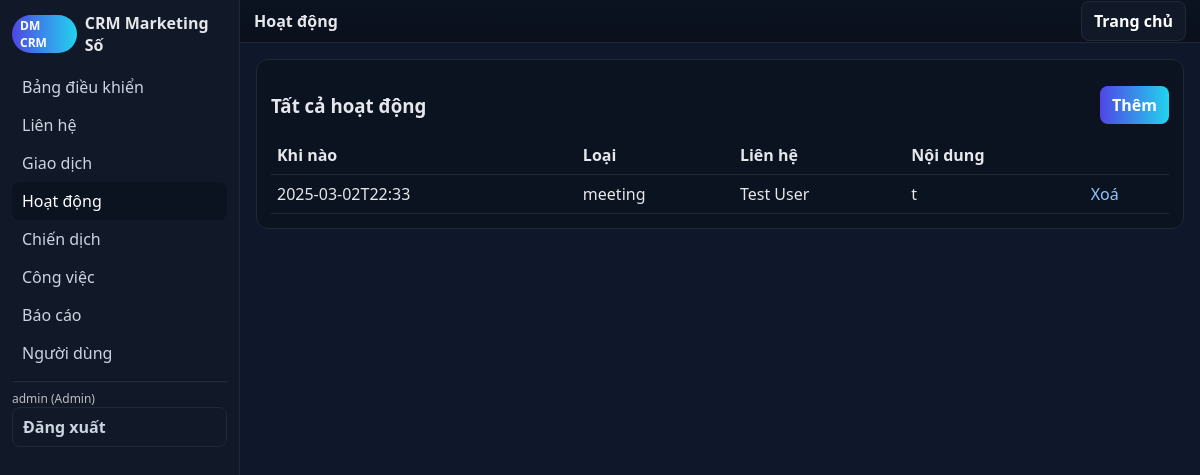
The page /src/index.php?action=activities (signed in) on the database its author committed.
### tables this page shows
CREATE TABLE activities (
  id INTEGER PRIMARY KEY AUTOINCREMENT,
  contact_id INTEGER,
  type TEXT,
  content TEXT,
  at TEXT DEFAULT CURRENT_TIMESTAMP,
  FOREIGN KEY(contact_id) REFERENCES contacts(id)
);

CREATE TABLE contacts (
  id INTEGER PRIMARY KEY AUTOINCREMENT,
  name TEXT NOT NULL,
  email TEXT,
  phone TEXT,
  company TEXT,
  source TEXT,
  tags TEXT,
  utm_source TEXT,    -- A
  utm_medium TEXT,    -- A
  utm_campaign TEXT,  -- A
  created_at TEXT DEFAULT CURRENT_TIMESTAMP
);

### src/lib/db.php (called while the page is built, shortened)
<?php
function q($db,$sql,$params=[]){ $st=$db->prepare($sql); $st->execute($params); return $st; }
function h($s){ return htmlspecialchars($s ?? '', ENT_QUOTES, 'UTF-8'); }
?>

### src/views/activities.php (the view, shortened to what this page needs)
<?php
function view_activities($op){
global $db; layout_header('Hoạt động');
echo '<div class="card"><div style="display:flex;justify-content:space-between;align-items:center"><h3>Tất cả hoạt động</h3><a class="btn" href="?action=activities&op=new">Thêm</a></div>';
$rows = q($db, "SELECT a.*, c.name as contact_name FROM activities a LEFT JOIN contacts c ON c.id=a.contact_id ORDER BY a.at DESC LIMIT 200")->fetchAll(PDO::FETCH_ASSOC);
echo '<table><tr><th>Khi nào</th><th>Loại</th><th>Liên hệ</th><th>Nội dung</th><th></th></tr>';
foreach($rows as $r){ echo '<tr><td>'.h($r['at']).'</td><td>'.h($r['type']).'</td><td>'.h($r['contact_name']).'</td><td>'.h($r['content']).'</td><td><a href="?action=activities&op=delete&id='.(int)$r['id'].'" onclick="return confirm(\'Xoá?\')">Xoá</a></td></tr>'; }
echo '</table></div>';
}
?>

### src/views/layout.php (style rules this page uses)
:root { --bg:#0f172a;--panel:#111827;--muted:#1f2937;--text:#e5e7eb;--accent:#4f46e5;--accent2:#22d3ee }
* { box-sizing:border-box }
body { margin:0;font-family:ui-sans-serif,system-ui,-apple-system,Segoe UI,Roboto,Helvetica,Arial;background:var(--bg);color:var(--text) }
a { color:#93c5fd;text-decoration:none }
.card { background:#0b1220;border:1px solid var(--muted);border-radius:12px;padding:14px;margin-bottom:12px }
.btn { background:linear-gradient(90deg,var(--accent),var(--accent2));color:#fff;border:none;padding:8px 12px;border-radius:8px;cursor:pointer;font-weight:600 }
table { width:100%;border-collapse:collapse }
th,td { border-bottom:1px solid var(--muted);padding:8px 6px;text-align:left }

### rows shown on the page
activities: at "2025-03-02T22:33", type "meeting", contact.name "Test User", content "t"

### other values the page prints
$v "Bảng điều khiển"
$v "Liên hệ"
$v "Giao dịch"
$v "Hoạt động"
$v "Chiến dịch"
$v "Công việc"
$v "Báo cáo"
$v "Người dùng"
$_SESSION['uname'] "admin"
$_SESSION['role'] "Admin"
$title "Hoạt động"
